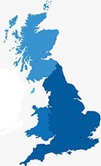
#> input picture ukmap5.jpg, 101 x 166 px
$ python Main.py
#> lines starting #> are read from the running program, lines starting #| are printed output that depends on the picture; after the words box and inside, x2 and y2 are one past the last pixel; in counts of white or black regions, pixels touching at a corner belong together
#> the answer given: y
### InputHandler.py
from PIL import Image
import numpy as np
import matplotlib.pyplot as plt

class InputHandler:
    def __init__(self):
        pass

    def getMap(self):
        base = np.array([100, 100, 100])
        size = 15
        img = np.array(Image.open('ukmap5.jpg'))
#> img is the input picture: shape (166, 101, 3); mean R, G, B 171.2, 200.9, 221.8
        result = np.zeros((img.shape[0], img.shape[1]),dtype=int)
        for i in range(img.shape[0]):
            for j in range(img.shape[1]):
                if img[i, j, 0] - base[0] < 0:
                    result[i, j] = 0
                else:
                    result[i, j] = -1
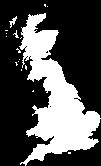
#> result: shape (166, 101) int64; values -1 (black) and 0 (white), 32% white; 17 white regions (15 under 20 px), largest, box (x1, y1, x2, y2) and area: (19, 13, 101, 166) 5267, (9, 16, 17, 28) 36
        # result = np.pad(result, ((0, 0), (86, 86)), "constant", constant_values=-1)
        return result.tolist()


# [9 lines that do not run on import are left out]

### Graph.py
import random
from Person import Person
from Status import Status

class Graph:
    def __init__(self, row, column, Map):
#> called with row = 166, column = 101
        self.row = row
        self.column = column
        self.Map = Map
        self.cntDeath = 0
        self.movableCnt = 0
        tmpGraph = [[None for i in range(column)] for j in range(row)]
        for i in range(row):
            for j in range(column):
                if Map[i][j] == 0:
                    tmpGraph[i][j] = []
                    self.movableCnt += 1
                else:
                    tmpGraph[i][j] = None
        self.Graph = tmpGraph
        print("Initialized Graph with movable positions of "+str(self.movableCnt))

    def getRandomLocation(self):
        while True:
            i = random.sample(range(self.row),1)[0]
            j = random.sample(range(self.column),1)[0]
            # print("random(i,j):(%d,%d)"%(i,j))
            if self.Map[i][j] == 0:
                break
        return i, j

    # throw people to the graph
    def addPopulation(self, num):
#> called with num = 1000
        for _ in range(num):
            (i,j) = self.getRandomLocation()
            self.Graph[i][j].append(Person())

    # 随机感染一人
    def randomInfection(self):
        while True:
            (i, j) = self.getRandomLocation()
            # print("random location:(%d,%d)"%(i,j))
            lst = self.Graph[i][j]
            # print(lst)
            if lst is not None and len(lst) > 0:
                break
        lst[0].infect()

    # 随机移动
    def randomWalk(self):
        movedPerson = []
        for i in range(self.row):
            for j in range(self.column):
                lst = self.Graph[i][j]
                if lst is None:
                    continue
                for person in lst:
                    if person not in movedPerson:
                        self.personWalk(person, i, j)
                        # print(self.Graph)
                        movedPerson.append(person)

    # 一个人的移动
#> (the run stopped early here; a loop or call above may not have finished)
